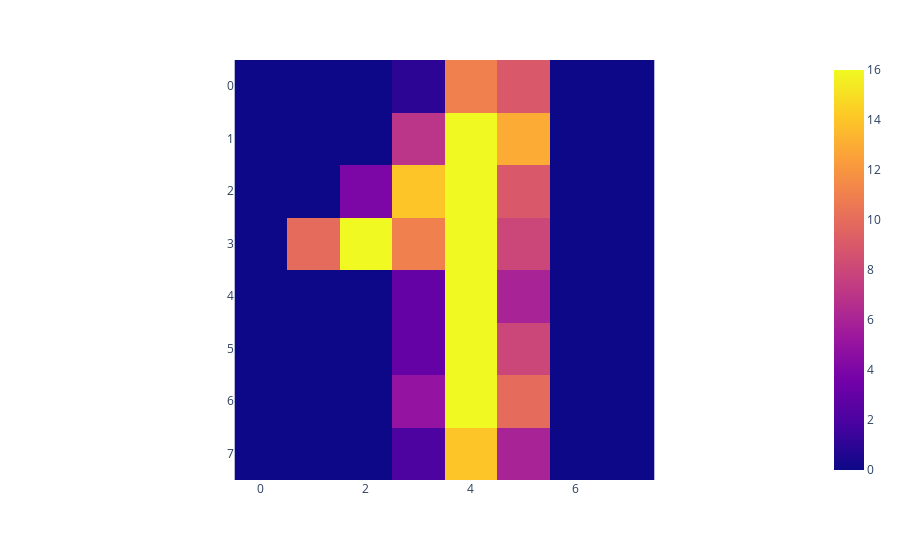

Notebook cell for this chart:
### Code cell
MNIST = load_digits()
digits = MNIST["data"]
y = MNIST["target"]
ones = digits[np.where(y == 1)]
px.imshow(ones[4].reshape((8, 8)))

### Figure 1 — Plotly figure (JSON) as saved in the notebook; plotly's stock layout.template omitted (floating-point values rounded to 4 significant figures)
{"data": [{"coloraxis": "coloraxis", "hovertemplate": "x: %{x}<br>y: %{y}<br>color: %{z}<extra></extra>", "name": "0", "type": "heatmap", "xaxis": "x", "yaxis": "y", "z": [[0, 0, 0, 1, 11, 9, 0, 0], [0, 0, 0, 7, 16, 13, 0, 0], [0, 0, 4, 14, 16, 9, 0, 0], [0, 10, 16, 11, 16, 8, 0, 0], [0, 0, 0, 3, 16, 6, 0, 0], [0, 0, 0, 3, 16, 8, 0, 0], [0, 0, 0, 5, 16, 10, 0, 0], [0, 0, 0, 2, 14, 6, 0, 0]]}], "layout": {"coloraxis": {"colorscale": [[0, "#0d0887"], [0.1111, "#46039f"], [0.2222, "#7201a8"], [0.3333, "#9c179e"], [0.4444, "#bd3786"], [0.5556, "#d8576b"], [0.6667, "#ed7953"], [0.7778, "#fb9f3a"], [0.8889, "#fdca26"], [1, "#f0f921"]]}, "margin": {"t": 60}, "xaxis": {"anchor": "y", "constrain": "domain", "domain": [0, 1], "scaleanchor": "y"}, "yaxis": {"anchor": "x", "autorange": "reversed", "constrain": "domain", "domain": [0, 1]}}}
